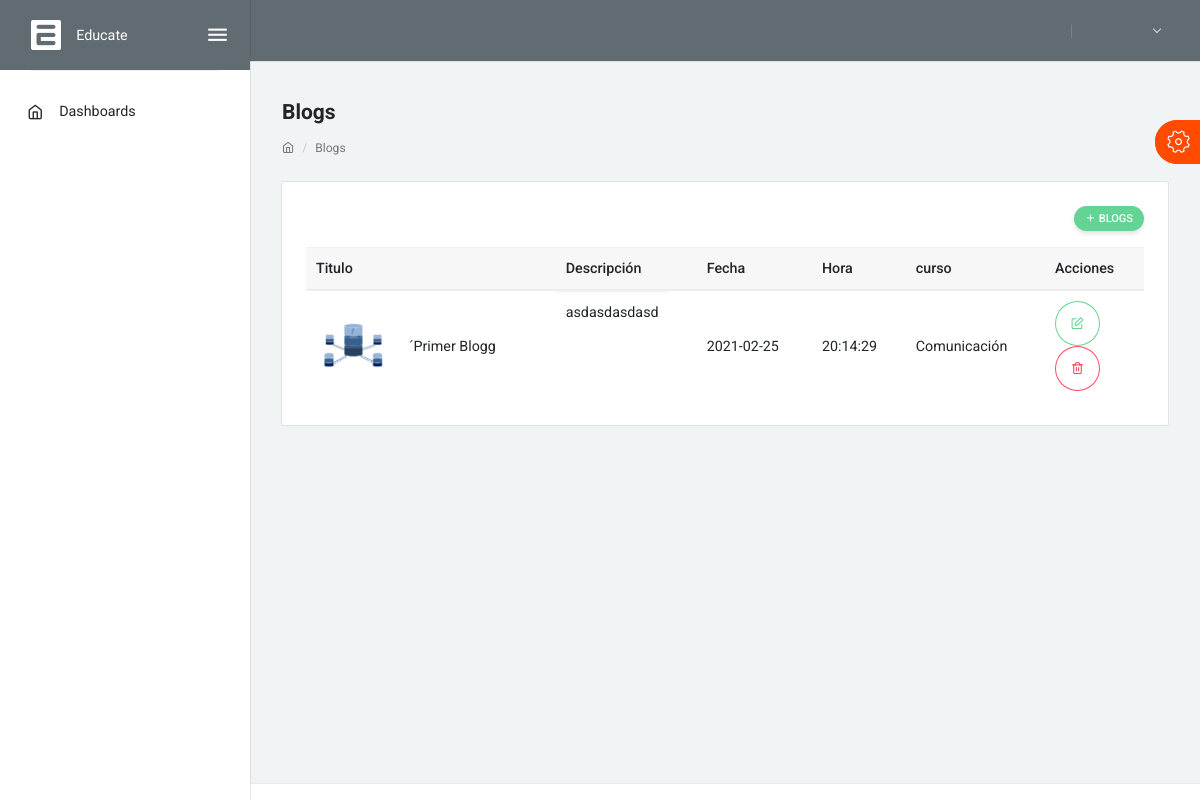
Screenshot of /index.php/blog with the database file from the repository.
### tables this page shows
CREATE TABLE `blog` (
  `id` int(11) NOT NULL,
  `title` varchar(200) NOT NULL,
  `description` text NOT NULL,
  `fecha` date NOT NULL DEFAULT current_timestamp(),
  `hora` time NOT NULL DEFAULT current_timestamp(),
  `image` text NOT NULL,
  `image2` text NOT NULL,
  `image3` text NOT NULL,
  `curso` int(11) NOT NULL
);

CREATE TABLE `cursos` (
  `id_curso` int(11) NOT NULL,
  `nombre_curso` text NOT NULL,
  `descripcion_curso` text NOT NULL,
  `beneficio_curso` text NOT NULL,
  `silabus_curso` text NOT NULL,
  `img_curso` text NOT NULL,
  `fecha_curso` date NOT NULL DEFAULT current_timestamp(),
  `id_profesor` int(11) NOT NULL,
  `categoria` int(11) NOT NULL
);

### application/controllers/Blog.php (called while the page is built, shortened)
<?php
class Blog extends CI_Controller {
		public function index()
		{
			$dataHeader['nombre_rol']=$this->session->userdata('nombre_rol');
			$dataHeader['emails']=$this->consultas->getNEmails();
			$idUser = $this->session->userdata('idUser');
			$user=$this->consultas->getUsers($idUser);
			$dataHeader['usuario']=$user;
			$data['msj'] ="";
			$dataHeader['titulo']="Nivel Basico";
			$data['blogs']=$this->consultas->getBlogs();
			$data['cursos']=$this->consultas->getCourses();
			$this->load->view('admin/sidebar',$dataHeader);
			$data['error'] ="";
			$this->load->view('admin/blog',$data);
		}
}

### index.php (called while the page is built, shortened)
<?php
require_once BASEPATH.'core/CodeIgniter.php';

### application/models/consultas.php (called while the page is built, shortened)
<?php
class Consultas extends CI_Model
{
		public function getBlogs($id=0)
		{
			$sql = "SELECT b.*, c.nombre_curso FROM blog b
			inner join cursos c on b.curso = c.id_curso
			ORDER BY title ASC";
			$query = $this->db->query($sql);
			return $query->result_array();
		}
}
?>

### application/views/admin/blog.php (the view, shortened to what this page needs)
                <div class="layout-content">
                    <div class="container-fluid flex-grow-1 container-p-y">
                        <h4 class="font-weight-bold py-3 mb-0">Blogs</h4>
                        <div class="text-muted small mt-0 mb-4 d-block breadcrumb">
                            <ol class="breadcrumb">
                                <li class="breadcrumb-item"><a href="#"><i class="feather icon-home"></i></a></li>
                                <li class="breadcrumb-item active"><a href="#!">Blogs</a></li>
                            </ol>
                        </div>
                        <div class="row">
                            <div class="col-xl-12">
                                <div class="card">
                                    <div class="card-body">
                                        <div class="row align-items-center m-l-0">
                                            <div class="col-sm-6 text-right">
                                                <button class="btn btn-success btn-sm mb-3 btn-round" data-toggle="modal" data-target="#modal-report"><i class="feather icon-plus"></i> Blogs</button>
                                            </div>
                                        </div>
                                        <div class="table-responsive">
                                            <table id="report-table" class="table mb-0">
                                                <thead class="thead-light">
                                                    <tr>
                                                        <th>Titulo</th>
                                                        <th>Descripción</th>
                                                        <th>Fecha</th>
														<th>Hora</th>
														<th>curso</th>
														<th>Acciones</th>
                                                    </tr>
                                                </thead>
                                                <tbody>
												<?php
												foreach ($blogs as $blog) {
													?>
                                                    <tr data-id="<?=$blog['id']?>">
                                                        <td class="align-middle" >
                                                            <img src="<?= base_url(); ?>assets/img/blog/<?=$blog['image']?>" alt="<?=$blog['image']?>" title="contact-img" class="rounded mr-3" height="48">
                                                            <p class="m-0 d-inline-block align-middle font-16">
                                                                <a href="#!" class="text-body"><?=$blog['title']?></a>
                                                            </p>
                                                        </td>
                                                        <td class="align-middle" style="float: left;  white-space: nowrap;  overflow: hidden;text-overflow: ellipsis;">
														<?=$blog['description']?>
                                                        </td>
                                                        <td class="align-middle">
														<?=$blog['fecha']?>
														</td>
                                                        <td class="align-middle">
														<?=$blog['hora']?>
														</td>
                                                        <td class="align-middle">
														<?=$blog['nombre_curso']?>
														</td>
                                                        <td class="table-action">
															<form action="<?= base_url(); ?>blog/editblog" method="post">
                                                            <button class="btn btn-icon btn-outline-success"><i class="feather icon-edit"></i></button>
															</form>
															<form action="<?= base_url(); ?>blog/delete" method="post">
                                                            <button class="btn btn-icon btn-outline-danger"><i class="feather icon-trash-2"></i></button>
															</form>
                                                        </td>
													</tr>
													<?php
												}
												?>
                                                </tbody>
                                            </table>
                                        </div>
                                    </div>
                                </div>
                            </div>
                        </div>
                    </div>
                    <nav class="layout-footer footer footer-light">
                        <div class="container-fluid d-flex flex-wrap justify-content-between text-center container-p-x pb-3">
                        </div>
                    </nav>
                </div>
            </div>
        </div>
    </div>
</body>
</html>

### assets/css/uikit.css (style rules this page uses)
.btn-icon { width: 45px; height: 45px; margin: 0; border-radius: 50%; padding: 0; display: inline-flex; align-items: center; justify-content: center; line-height: 1; }
.card { margin-bottom: 1.5rem; }
.m-0 { margin: 0px; }
.m-l-0 { margin-left: 0px; }

### rows the page displays
blog: image (picture), title "´Primer Blogg", description "asdasdasdasd", fecha "2021-02-25", hora "20:14:29", cursos.nombre_curso "Comunicación"
